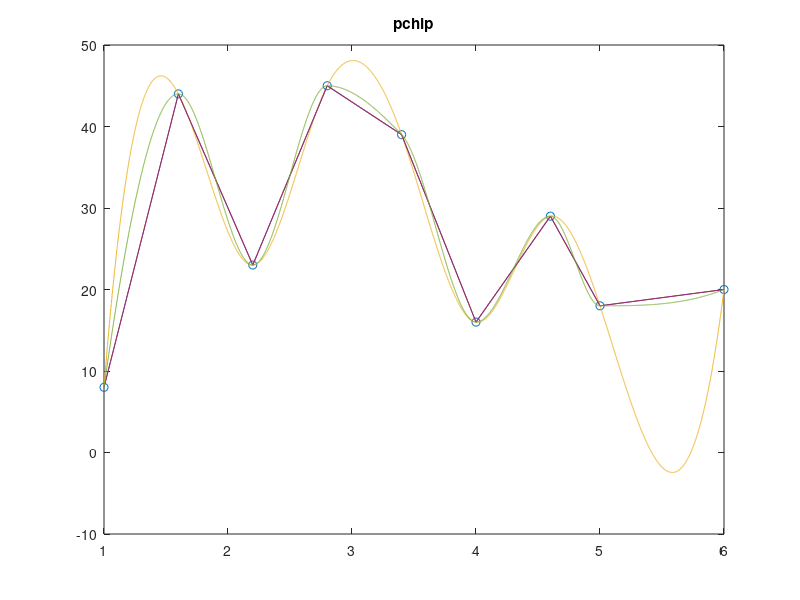

Here is the MATLAB script that generated this plot:
x = [1; 1.6; 2.2; 2.8; 3.4; 4; 4.6; 5; 6];
f = [8; 44; 23; 45; 39; 16; 29; 18; 20];

plot(x, f, "o")
title("f(x)")

xx = 1:0.001:6;
y1 = spline(x, f, xx);
hold on;
plot(x, f, xx, y1);
title("spline")

y2 = pchip(x, f, xx);
hold on;
plot(x, f, xx, y2)
title("pchip")

